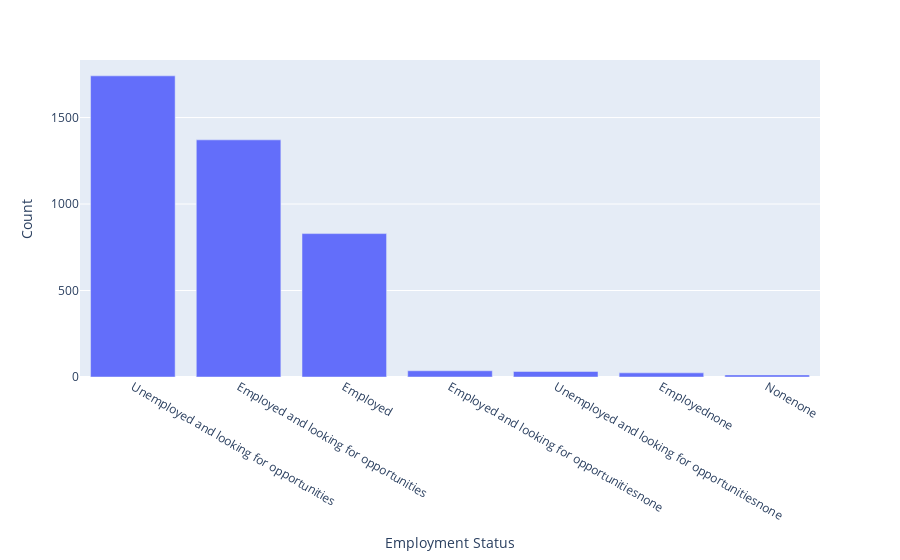

The code cell stored with this chart in its notebook:
### Code cell
fig = px.bar(x=employment_status.index, y=employment_status.values, labels={'x': 'Employment Status', 'y': 'Count'})
fig.show()

### Figure 1 — Plotly figure (JSON) as saved in the notebook; plotly's stock layout.template omitted (floating-point values rounded to 4 significant figures)
{"data": [{"alignmentgroup": "True", "hovertemplate": "Employment Status=%{x}<br>Count=%{y}<extra></extra>", "legendgroup": "", "marker": {"color": "#636efa", "pattern": {"shape": ""}}, "name": "", "offsetgroup": "", "orientation": "v", "showlegend": false, "textposition": "auto", "type": "bar", "x": ["Unemployed and looking for opportunities", "Employed and looking for opportunities", "Employed", "Employed and looking for opportunitiesnone", "Unemployed and looking for opportunitiesnone", "Employednone", "Nonenone"], "xaxis": "x", "y": [1741, 1371, 829, 36, 32, 24, 12], "yaxis": "y"}], "layout": {"barmode": "relative", "legend": {"tracegroupgap": 0}, "margin": {"t": 60}, "xaxis": {"anchor": "y", "domain": [0, 1], "title": {"text": "Employment Status"}}, "yaxis": {"anchor": "x", "domain": [0, 1], "title": {"text": "Count"}}}}
